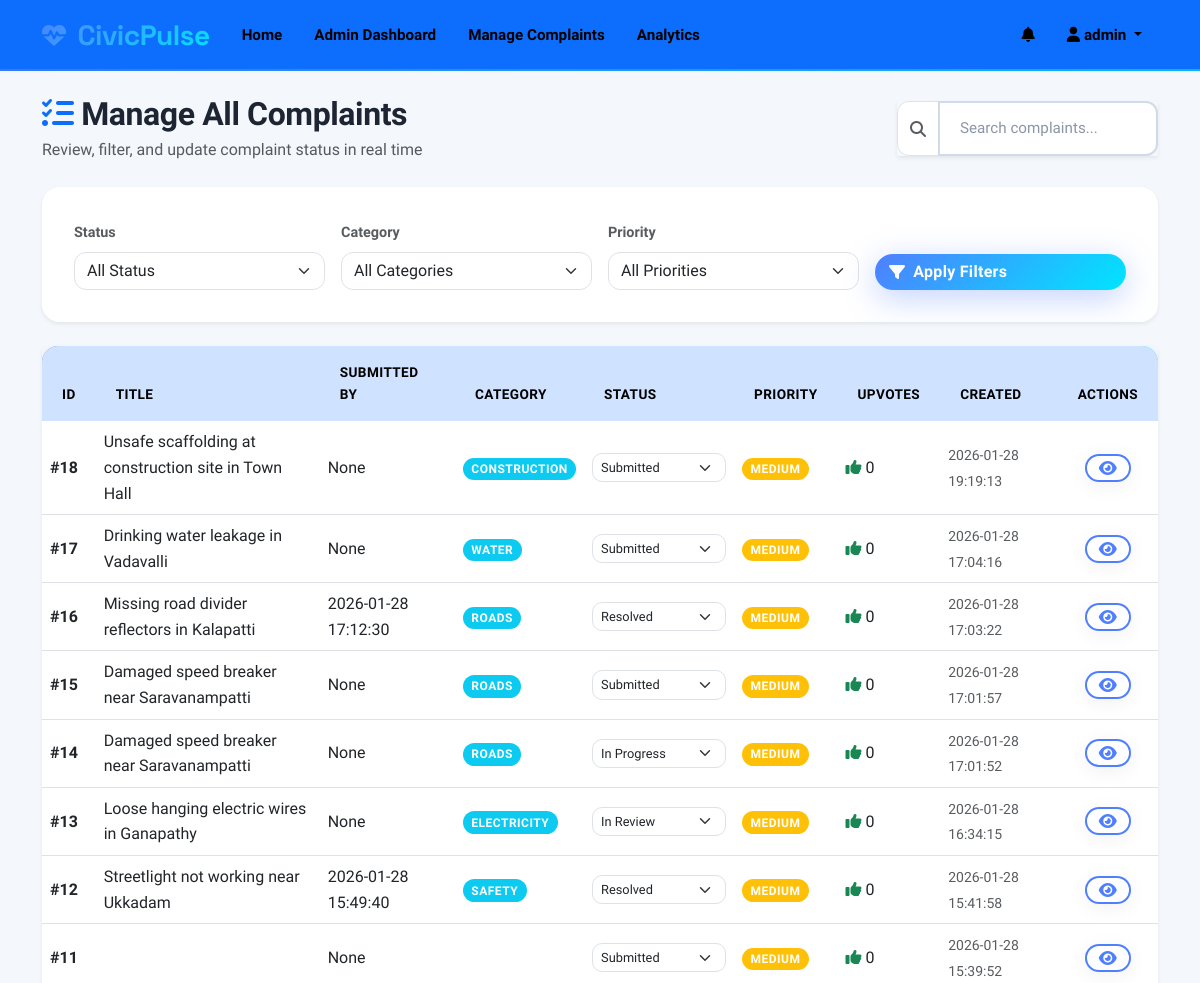
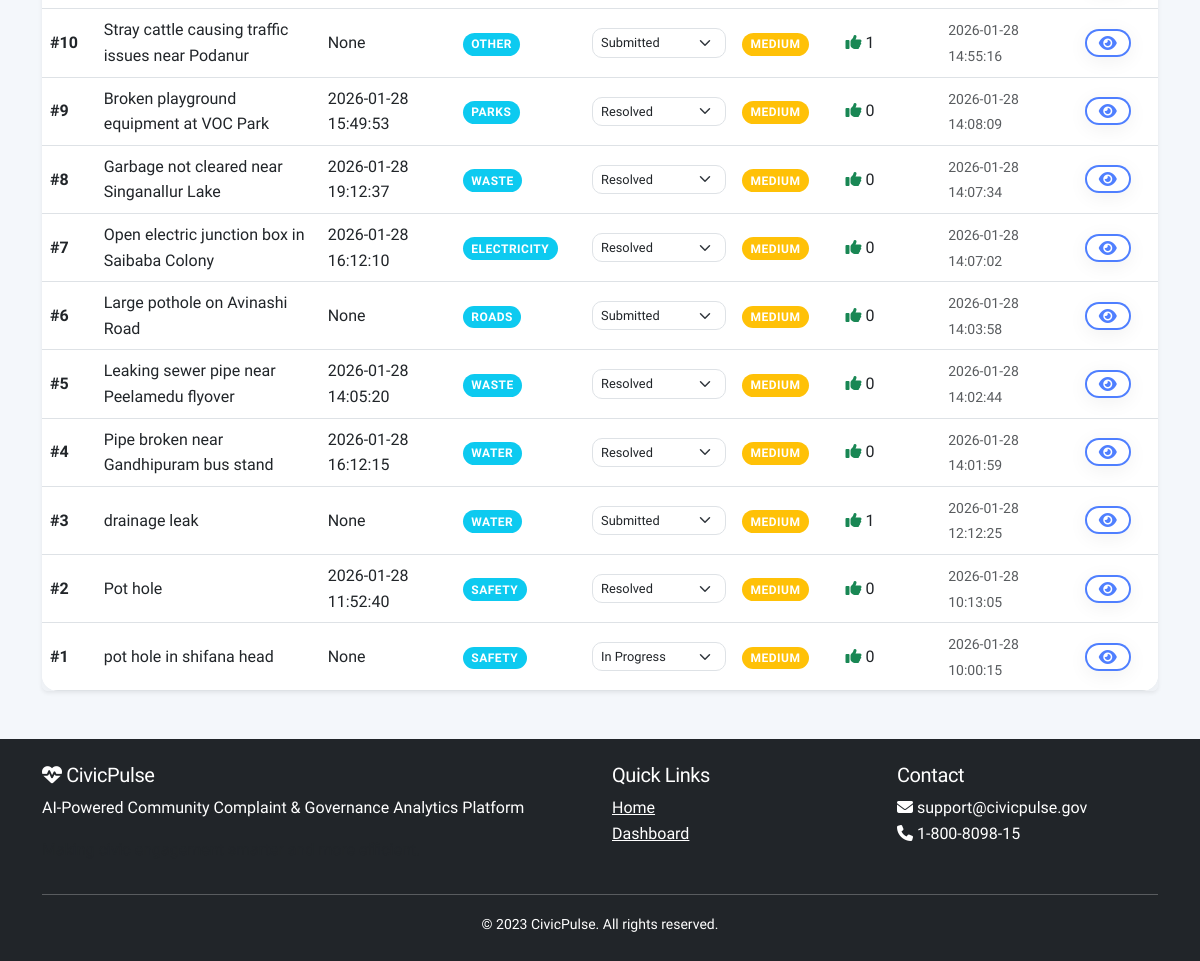
The page /admin/complaints (signed in) on the database its author committed (2 pictures, top to bottom).
### tables this page shows
CREATE TABLE complaints (
                    id INTEGER PRIMARY KEY AUTOINCREMENT,
                    user_id INTEGER NOT NULL,
                    title TEXT NOT NULL,
                    description TEXT NOT NULL,
                    category TEXT NOT NULL,
                    subcategory TEXT,
                    location TEXT NOT NULL,
                    latitude REAL,
                    longitude REAL,
                    image_path TEXT,
                    status TEXT DEFAULT 'Submitted',
                    priority TEXT DEFAULT 'Medium',
                    upvotes INTEGER DEFAULT 0,
                    department TEXT,
                    created_at TIMESTAMP DEFAULT CURRENT_TIMESTAMP,
                    updated_at TIMESTAMP DEFAULT CURRENT_TIMESTAMP,
                    resolved_at TIMESTAMP,
                    FOREIGN KEY (user_id) REFERENCES users (id)
                );

### app.py (the view)
@app.route('/admin/complaints')
def admin_complaints():
    if 'user_id' not in session or not session.get('is_admin'):
        return redirect(url_for('login'))
    complaints = Complaint.get_all()
    return render_template('admin_complaints.html', complaints=complaints)

### database.py (called while the page is built)
    def get_connection(self):
        return sqlite3.connect(self.db_name)

### models.py (called while the page is built)
    @staticmethod
    def get_all():
        with db.get_connection() as conn:
            cursor = conn.cursor()
            cursor.execute('''
                SELECT c.*, u.username, u.full_name
                FROM complaints c
                JOIN users u ON c.user_id = u.id
                ORDER BY c.created_at DESC
            ''')
            return cursor.fetchall()

### templates/admin_complaints.html (shortened to what this page needs)
{% extends "base.html" %}
{% block content %}
<div class="row mb-4 align-items-center">
    <div class="col-md-9">
        <h2 class="fw-bold mb-1">
            <i class="fas fa-tasks text-primary"></i> Manage All Complaints
        </h2>
        <p class="text-muted mb-0">
            Review, filter, and update complaint status in real time
        </p>
    </div>
    <div class="col-md-3">
        <div class="input-group shadow-sm">
            <span class="input-group-text bg-white">
                <i class="fas fa-search text-muted"></i>
            </span>
            <input type="text"
                   class="form-control"
                   id="searchInput"
                   placeholder="Search complaints...">
        </div>
    </div>
</div>
<div class="card border-0 shadow-sm mb-4">
    <div class="card-body">
        <div class="row g-3 align-items-end">
            <div class="col-md-3">
                <label class="form-label small text-muted">Status</label>
                <select class="form-select" id="filterStatus">
                    <option value="">All Status</option>
                </select>
            </div>
            <div class="col-md-3">
                <label class="form-label small text-muted">Category</label>
                <select class="form-select" id="filterCategory">
                    <option value="">All Categories</option>
                </select>
            </div>
            <div class="col-md-3">
                <label class="form-label small text-muted">Priority</label>
                <select class="form-select" id="filterPriority">
                    <option value="">All Priorities</option>
                </select>
            </div>
            <div class="col-md-3 d-grid">
                <button class="btn btn-primary" onclick="applyFilters()">
                    <i class="fas fa-filter"></i> Apply Filters
                </button>
            </div>
        </div>
    </div>
</div>
{% if complaints %}
<div class="table-responsive shadow-sm rounded">
    <table class="table table-hover align-middle mb-0">
        <thead class="table-primary">
            <tr>
                <th>ID</th>
                <th>Title</th>
                <th>Submitted By</th>
                <th>Category</th>
                <th>Status</th>
                <th>Priority</th>
                <th>Upvotes</th>
                <th>Created</th>
                <th class="text-center">Actions</th>
            </tr>
        </thead>
        <tbody>
            {% for complaint in complaints %}
            <tr>
                <td><strong>#{{ complaint[0] }}</strong></td>
                <td>{{ complaint[2] }}</td>
                <td>{{ complaint[16] }}</td>
                <td><span class="badge bg-info">{{ complaint[4] }}</span></td>
                <td style="min-width:150px">
                    <select class="form-select form-select-sm"
                            onchange="updateComplaintStatus({{ complaint[0] }}, this.value)">
                        {% for s in ['Submitted','In Review','In Progress','Resolved'] %}
                        <option value="{{ s }}" {% if complaint[10]==s %}selected{% endif %}>{{ s }}</option>
                        {% endfor %}
                    </select>
                </td>
                <td>
                    {% if complaint[11]=='High' %}
                        <span class="badge bg-danger">High</span>
                    {% elif complaint[11]=='Medium' %}
                        <span class="badge bg-warning">Medium</span>
                    {% else %}
                        <span class="badge bg-success">Low</span>
                    {% endif %}
                </td>
                <td><i class="fas fa-thumbs-up text-success"></i> {{ complaint[12] }}</td>
                <td><small class="text-muted">{{ complaint[14] }}</small></td>
                <td class="text-center">
                    <a href="{{ url_for('complaint_detail', id=complaint[0]) }}"
                       class="btn btn-sm btn-outline-primary">
                        <i class="fas fa-eye"></i>
                    </a>
                </td>
            </tr>
            {% endfor %}
        </tbody>
    </table>
</div>
{% else %}
<div class="card border-0 shadow-sm text-center py-5 empty-state">
    <i class="fas fa-inbox fa-3x mb-3"></i>
    <h4>No Complaints Found</h4>
    <p class="text-muted">There are currently no complaints in the system.</p>
</div>
{% endif %}
{% endblock %}

### static/css/style.css (style rules this page uses)
:root { --primary-blue: #4F7FFF; --primary-light: #6B95FF; --primary-dark: #3D66E6; --accent-cyan: #00E5FF; --accent-teal: #00D9C4; --accent-purple: #A78BFA; --success: #10D9B0; --warning: #FFB84D; --danger: #FF6B6B; --info: #4FC3F7; --white: #FFFFFF; --light-100: #F8FAFE; --light-200: #F0F4FB; --gray-100: #E8EDF7; --gray-200: #D1DAE8; --gray-300: #B0BBC9; --gray-400: #8B96A6; --gray-600: #5A6878; --dark: #1E2532; --glass-white: rgba(255, 255, 255, 0.95); --glass-light: rgba(255, 255, 255, 0.85); --glass-medium: rgba(255, 255, 255, 0.75); --glass-soft: rgba(255, 255, 255, 0.65); --glass-border: rgba(255, 255, 255, 0.5); --glass-border-light: rgba(255, 255, 255, 0.3); --shadow-soft: 0 4px 20px rgba(0, 0, 0, 0.06); --shadow-medium: 0 8px 32px rgba(0, 0, 0, 0.08); --shadow-large: 0 16px 48px rgba(0, 0, 0, 0.12); --shadow-xl: 0 24px 64px rgba(0, 0, 0, 0.16); --shadow-glow-blue: 0 8px 32px rgba(79, 127, 255, 0.35); --shadow-glow-cyan: 0 8px 32px rgba(0, 229, 255, 0.35); --shadow-glow-purple: 0 8px 32px rgba(167, 139, 250, 0.35); --gradient-primary: linear-gradient(135deg, #4F7FFF 0%, #6B95FF 100%); --gradient-vibrant: linear-gradient(135deg, #4F7FFF 0%, #00E5FF 100%); --gradient-ocean: linear-gradient(135deg, #00D9C4 0%, #4FC3F7 100%); --gradient-sunset: linear-gradient(135deg, #FF8A5B 0%, #FFB84D 100%); --gradient-purple: linear-gradient(135deg, #A78BFA 0%, #C4B5FD 100%); --gradient-success: linear-gradient(135deg, #10D9B0 0%, #34E5C8 100%); --gradient-rainbow: linear-gradient(135deg, #4F7FFF 0%, #A78BFA 25%, #00E5FF 50%, #10D9B0 75%, #FFB84D 100%); }
* { margin: 0; padding: 0; box-sizing: border-box; }
html { scroll-behavior: smooth; }
body { font-family: 'Sora', -apple-system, BlinkMacSystemFont, 'Segoe UI', sans-serif; color: var(--dark); line-height: 1.6; overflow-x: hidden; -webkit-font-smoothing: antialiased; -moz-osx-font-smoothing: grayscale; }
.btn { font-family: 'Sora', sans-serif; font-weight: 600; font-size: 1rem; padding: 0.875rem 2rem; border-radius: 16px; border: none; transition: all 0.3s cubic-bezier(0.4, 0, 0.2, 1); position: relative; overflow: hidden; cursor: pointer; display: inline-flex; align-items: center; gap: 0.5rem; text-transform: none; letter-spacing: 0.3px; }
.btn-primary { background: var(--gradient-vibrant); color: white; box-shadow: var(--shadow-glow-blue); }
.btn-primary::before { content: ''; position: absolute; top: 50%; left: 50%; width: 0; height: 0; border-radius: 50%; background: rgba(255, 255, 255, 0.25); transform: translate(-50%, -50%); transition: width 0.5s ease, height 0.5s ease; }
.btn-outline-primary { background: white; color: var(--primary-blue); box-shadow: var(--shadow-soft), inset 0 0 0 2px var(--primary-blue); }
.badge { padding: 0.5rem 1rem; border-radius: 12px; font-weight: 600; font-size: 0.85rem; letter-spacing: 0.3px; display: inline-flex; align-items: center; gap: 0.5rem; }
.card { background: var(--glass-white); backdrop-filter: blur(32px) saturate(180%); -webkit-backdrop-filter: blur(32px) saturate(180%); border-radius: 1.75rem; border: none; box-shadow: var(--shadow-medium), inset 0 1px 0 rgba(255, 255, 255, 1), 0 0 0 1px rgba(255, 255, 255, 0.5); transition: all 0.4s cubic-bezier(0.4, 0, 0.2, 1); overflow: hidden; }
.card-body { padding: 2rem; }
.form-control { background: white; border: 2px solid var(--gray-200); border-radius: 12px; padding: 0.875rem 1.25rem; font-family: 'Sora', sans-serif; font-size: 0.95rem; color: var(--dark); transition: all 0.3s ease; }
.form-control::placeholder { color: var(--gray-400); }
.form-label { font-weight: 600; color: var(--gray-600); margin-bottom: 0.5rem; font-size: 0.9rem; }
.table { border-radius: 16px; overflow: hidden; box-shadow: var(--shadow-soft); }
.table thead { background: var(--gradient-vibrant); color: white; }
.table thead th { border: none; padding: 1rem 1.25rem; font-weight: 600; }
.table tbody tr { transition: all 0.3s ease; }
.badge { font-size: 0.65rem; font-weight: 700; padding: 0.35em 0.65em; text-transform: uppercase; letter-spacing: 0.5px; }

### rows shown on the page
complaints: id "18", title "Unsafe scaffolding at construction site in Town Hall", complaint "None", category "CONSTRUCTION", status+id "Submitted", priority "MEDIUM", upvotes "0", created_at "2026-01-28 19:19:13"
complaints: id "17", title "Drinking water leakage in Vadavalli", complaint "None", category "WATER", status+id "Submitted", priority "MEDIUM", upvotes "0", created_at "2026-01-28 17:04:16"
complaints: id "16", title "Missing road divider reflectors in Kalapatti", resolved_at "2026-01-28 17:12:30", category "ROADS", status+id "Resolved", priority "MEDIUM", upvotes "0", created_at "2026-01-28 17:03:22"
complaints: id "15", title "Damaged speed breaker near Saravanampatti", complaint "None", category "ROADS", status+id "Submitted", priority "MEDIUM", upvotes "0", created_at "2026-01-28 17:01:57"
complaints: id "14", title "Damaged speed breaker near Saravanampatti", complaint "None", category "ROADS", status+id "In Progress", priority "MEDIUM", upvotes "0", created_at "2026-01-28 17:01:52"
complaints: id "13", title "Loose hanging electric wires in Ganapathy", complaint "None", category "ELECTRICITY", status+id "In Review", priority "MEDIUM", upvotes "0", created_at "2026-01-28 16:34:15"
complaints: id "12", title "Streetlight not working near Ukkadam", resolved_at "2026-01-28 15:49:40", category "SAFETY", status+id "Resolved", priority "MEDIUM", upvotes "0", created_at "2026-01-28 15:41:58"
complaints: id "11", complaint "None", status+id "Submitted", priority "MEDIUM", upvotes "0", created_at "2026-01-28 15:39:52"
complaints: id "10", title "Stray cattle causing traffic issues near Podanur", complaint "None", category "OTHER", status+id "Submitted", priority "MEDIUM", upvotes "1", created_at "2026-01-28 14:55:16"
complaints: id "9", title "Broken playground equipment at VOC Park", resolved_at "2026-01-28 15:49:53", category "PARKS", status+id "Resolved", priority "MEDIUM", upvotes "0", created_at "2026-01-28 14:08:09"
complaints: id "8", title "Garbage not cleared near Singanallur Lake", resolved_at "2026-01-28 19:12:37", category "WASTE", status+id "Resolved", priority "MEDIUM", upvotes "0", created_at "2026-01-28 14:07:34"
complaints: id "7", title "Open electric junction box in Saibaba Colony", resolved_at "2026-01-28 16:12:10", category "ELECTRICITY", status+id "Resolved", priority "MEDIUM", upvotes "0", created_at "2026-01-28 14:07:02"
complaints: id "6", title "Large pothole on Avinashi Road", complaint "None", category "ROADS", status+id "Submitted", priority "MEDIUM", upvotes "0", created_at "2026-01-28 14:03:58"
complaints: id "5", title "Leaking sewer pipe near Peelamedu flyover", resolved_at "2026-01-28 14:05:20", category "WASTE", status+id "Resolved", priority "MEDIUM", upvotes "0", created_at "2026-01-28 14:02:44"
complaints: id "4", title "Pipe broken near Gandhipuram bus stand", resolved_at "2026-01-28 16:12:15", category "WATER", status+id "Resolved", priority "MEDIUM", upvotes "0", created_at "2026-01-28 14:01:59"
complaints: id "3", title "drainage leak", complaint "None", category "WATER", status+id "Submitted", priority "MEDIUM", upvotes "1", created_at "2026-01-28 12:12:25"
complaints: id "2", title "Pot hole", resolved_at "2026-01-28 11:52:40", category "SAFETY", status+id "Resolved", priority "MEDIUM", upvotes "0", created_at "2026-01-28 10:13:05"
complaints: id "1", title "pot hole in shifana head", complaint "None", category "SAFETY", status+id "In Progress", priority "MEDIUM", upvotes "0", created_at "2026-01-28 10:00:15"

### other values the page prints
{{ session['username'] }} "admin"
